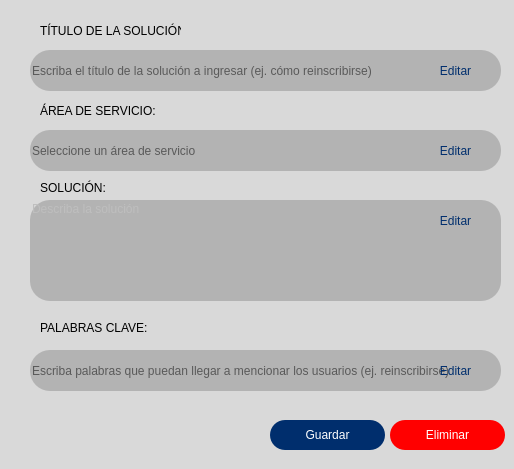
<?xml version="1.0" encoding="UTF-8"?>
<ui version="4.0">
 <class>agregarContenido</class>
 <widget class="QDialog" name="agregarContenido">
  <property name="geometry">
   <rect>
    <x>0</x>
    <y>0</y>
    <width>514</width>
    <height>469</height>
   </rect>
  </property>
  <property name="windowTitle">
   <string>Dialog</string>
  </property>
  <property name="styleSheet">
   <string notr="true">background-color: rgb(217, 217, 217);</string>
  </property>
  <widget class="QLabel" name="label">
   <property name="geometry">
    <rect>
     <x>40</x>
     <y>20</y>
     <width>141</width>
     <height>21</height>
    </rect>
   </property>
   <property name="text">
    <string>TÍTULO DE LA SOLUCIÓN:</string>
   </property>
  </widget>
  <widget class="QLineEdit" name="lineEdit">
   <property name="enabled">
    <bool>false</bool>
   </property>
   <property name="geometry">
    <rect>
     <x>30</x>
     <y>50</y>
     <width>471</width>
     <height>41</height>
    </rect>
   </property>
   <property name="styleSheet">
    <string notr="true">QLineEdit{
	
	
	
	
	background-color: rgb(179, 179, 179);
	padding-top:1px;
	border-radius:20px;
	
	border-color: rgb(0, 46, 109);
}</string>
   </property>
   <property name="placeholderText">
    <string>Escriba el título de la solución a ingresar (ej. cómo reinscribirse)</string>
   </property>
  </widget>
  <widget class="QLineEdit" name="lineEdit_2">
   <property name="enabled">
    <bool>false</bool>
   </property>
   <property name="geometry">
    <rect>
     <x>30</x>
     <y>130</y>
     <width>471</width>
     <height>41</height>
    </rect>
   </property>
   <property name="styleSheet">
    <string notr="true">QLineEdit{
	
	
	
	
	background-color: rgb(179, 179, 179);
	padding-top:1px;
	border-radius:20px;
	
	border-color: rgb(0, 46, 109);
}</string>
   </property>
   <property name="placeholderText">
    <string>Seleccione un área de servicio</string>
   </property>
  </widget>
  <widget class="QLineEdit" name="lineEdit_3">
   <property name="enabled">
    <bool>false</bool>
   </property>
   <property name="geometry">
    <rect>
     <x>30</x>
     <y>200</y>
     <width>471</width>
     <height>101</height>
    </rect>
   </property>
   <property name="styleSheet">
    <string notr="true">QLineEdit{
	
	
	
	
	background-color: rgb(179, 179, 179);
	padding-top:1px;
	border-radius:20px;
	
	border-color: rgb(0, 46, 109);
}</string>
   </property>
   <property name="text">
    <string>Describa la solución</string>
   </property>
   <property name="alignment">
    <set>Qt::AlignLeading|Qt::AlignLeft|Qt::AlignTop</set>
   </property>
   <property name="placeholderText">
    <string>Describa la solución</string>
   </property>
  </widget>
  <widget class="QLineEdit" name="lineEdit_4">
   <property name="geometry">
    <rect>
     <x>30</x>
     <y>350</y>
     <width>471</width>
     <height>41</height>
    </rect>
   </property>
   <property name="styleSheet">
    <string notr="true">QLineEdit{
	
	
	
	
	background-color: rgb(179, 179, 179);
	padding-top:1px;
	border-radius:20px;
	
	border-color: rgb(0, 46, 109);
}</string>
   </property>
   <property name="placeholderText">
    <string>Escriba palabras que puedan llegar a mencionar los usuarios (ej. reinscribirse)</string>
   </property>
  </widget>
  <widget class="QLabel" name="label_2">
   <property name="geometry">
    <rect>
     <x>40</x>
     <y>100</y>
     <width>141</width>
     <height>21</height>
    </rect>
   </property>
   <property name="text">
    <string>ÁREA DE SERVICIO:</string>
   </property>
  </widget>
  <widget class="QLabel" name="label_3">
   <property name="geometry">
    <rect>
     <x>40</x>
     <y>180</y>
     <width>141</width>
     <height>16</height>
    </rect>
   </property>
   <property name="text">
    <string>SOLUCIÓN:</string>
   </property>
  </widget>
  <widget class="QLabel" name="label_4">
   <property name="geometry">
    <rect>
     <x>40</x>
     <y>320</y>
     <width>141</width>
     <height>16</height>
    </rect>
   </property>
   <property name="text">
    <string>PALABRAS CLAVE:</string>
   </property>
  </widget>
  <widget class="QPushButton" name="btn_Nuevo">
   <property name="geometry">
    <rect>
     <x>270</x>
     <y>420</y>
     <width>115</width>
     <height>30</height>
    </rect>
   </property>
   <property name="minimumSize">
    <size>
     <width>0</width>
     <height>30</height>
    </size>
   </property>
   <property name="cursor">
    <cursorShape>PointingHandCursor</cursorShape>
   </property>
   <property name="styleSheet">
    <string notr="true">QPushButton {
	
	font: 14pt &quot;Calibri&quot;;
	color: rgb(255, 255, 255);
	background-color: rgb(0, 46, 109);
	border: 0px solid;
	border-radius:15px;
}
QPushButton:hover {
	background-color: rgb(93, 129, 163);
}


	
	
	
	
</string>
   </property>
   <property name="text">
    <string>Guardar</string>
   </property>
   <property name="flat">
    <bool>false</bool>
   </property>
  </widget>
  <widget class="QPushButton" name="btn_Nuevo_2">
   <property name="geometry">
    <rect>
     <x>390</x>
     <y>420</y>
     <width>115</width>
     <height>30</height>
    </rect>
   </property>
   <property name="minimumSize">
    <size>
     <width>0</width>
     <height>30</height>
    </size>
   </property>
   <property name="cursor">
    <cursorShape>PointingHandCursor</cursorShape>
   </property>
   <property name="styleSheet">
    <string notr="true">QPushButton {
	
	font: 14pt &quot;Calibri&quot;;
	
	color: rgb(255, 255, 255);
	
	background-color: rgb(255, 0, 0);
	border: 0px solid;
	border-radius:15px;
}
QPushButton:hover {
	
	background-color: rgb(170, 0, 0);
}


	
	
	
	
</string>
   </property>
   <property name="text">
    <string>Eliminar</string>
   </property>
   <property name="flat">
    <bool>false</bool>
   </property>
  </widget>
  <widget class="QPushButton" name="pushButton">
   <property name="geometry">
    <rect>
     <x>430</x>
     <y>60</y>
     <width>51</width>
     <height>21</height>
    </rect>
   </property>
   <property name="styleSheet">
    <string notr="true">QPushButton {
	
	font: 14pt &quot;Calibri&quot;;
	
	color: rgb(0, 46, 109);
	background-color: transparent;
	border: 0px solid;
	border-radius:15px;
}
QPushButton:hover {
	background-color: rgb(93, 129, 163);
}
</string>
   </property>
   <property name="text">
    <string>Editar</string>
   </property>
  </widget>
  <widget class="QPushButton" name="pushButton_2">
   <property name="geometry">
    <rect>
     <x>430</x>
     <y>140</y>
     <width>51</width>
     <height>21</height>
    </rect>
   </property>
   <property name="styleSheet">
    <string notr="true">QPushButton {
	
	font: 14pt &quot;Calibri&quot;;
	
	color: rgb(0, 46, 109);
	background-color: transparent;
	border: 0px solid;
	border-radius:15px;
}
QPushButton:hover {
	background-color: rgb(93, 129, 163);
}
</string>
   </property>
   <property name="text">
    <string>Editar</string>
   </property>
  </widget>
  <widget class="QPushButton" name="pushButton_3">
   <property name="geometry">
    <rect>
     <x>430</x>
     <y>210</y>
     <width>51</width>
     <height>21</height>
    </rect>
   </property>
   <property name="styleSheet">
    <string notr="true">QPushButton {
	
	font: 14pt &quot;Calibri&quot;;
	
	color: rgb(0, 46, 109);
	background-color: transparent;
	border: 0px solid;
	border-radius:15px;
}
QPushButton:hover {
	background-color: rgb(93, 129, 163);
}
</string>
   </property>
   <property name="text">
    <string>Editar</string>
   </property>
  </widget>
  <widget class="QPushButton" name="pushButton_4">
   <property name="geometry">
    <rect>
     <x>430</x>
     <y>360</y>
     <width>51</width>
     <height>21</height>
    </rect>
   </property>
   <property name="styleSheet">
    <string notr="true">QPushButton {
	
	font: 14pt &quot;Calibri&quot;;
	
	color: rgb(0, 46, 109);
	background-color: transparent;
	border: 0px solid;
	border-radius:15px;
}
QPushButton:hover {
	background-color: rgb(93, 129, 163);
}
</string>
   </property>
   <property name="text">
    <string>Editar</string>
   </property>
  </widget>
 </widget>
 <resources/>
 <connections>
  <connection>
   <sender>btn_Nuevo_2</sender>
   <signal>clicked()</signal>
   <receiver>agregarContenido</receiver>
   <slot>close()</slot>
   <hints>
    <hint type="sourcelabel">
     <x>456</x>
     <y>441</y>
    </hint>
    <hint type="destinationlabel">
     <x>502</x>
     <y>480</y>
    </hint>
   </hints>
  </connection>
 </connections>
</ui>
